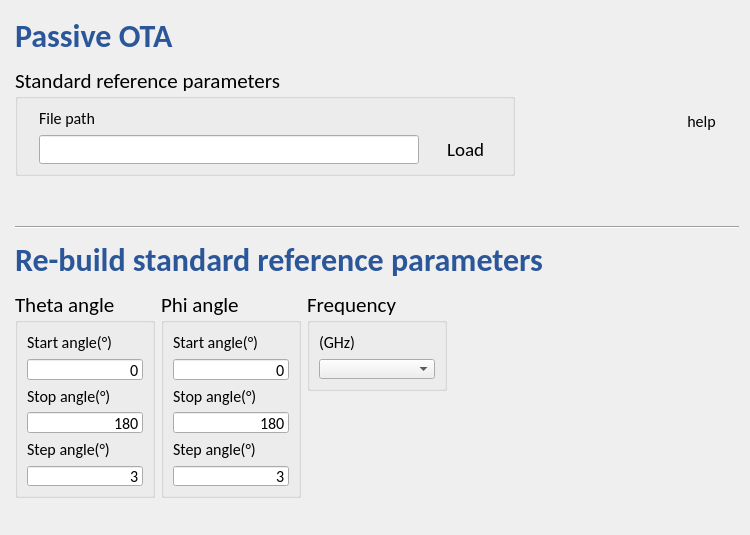
         <widget class="QWidget" name="page_setting">
          <layout class="QGridLayout" name="gridLayout_20">
           <property name="leftMargin">
            <number>15</number>
           </property>
           <item row="2" column="0">
            <layout class="QGridLayout" name="gridLayout_18">
             <item row="1" column="1" rowspan="2">
              <widget class="QGroupBox" name="groupBox_9">
               <property name="minimumSize">
                <size>
                 <width>140</width>
                 <height>207</height>
                </size>
               </property>
               <property name="maximumSize">
                <size>
                 <width>130</width>
                 <height>207</height>
                </size>
               </property>
               <property name="font">
                <font>
                 <family>Calibri</family>
                 <pointsize>16</pointsize>
                </font>
               </property>
               <property name="styleSheet">
                <string notr="true"/>
               </property>
               <property name="title">
                <string>Phi angle</string>
               </property>
               <layout class="QGridLayout" name="gridLayout_15">
                <item row="0" column="0">
                 <widget class="QLabel" name="label_21">
                  <property name="font">
                   <font>
                    <family>Calibri</family>
                    <pointsize>12</pointsize>
                    <weight>50</weight>
                    <italic>false</italic>
                    <bold>false</bold>
                   </font>
                  </property>
                  <property name="styleSheet">
                   <string/>
                  </property>
                  <property name="text">
                   <string>Start angle(°)</string>
                  </property>
                 </widget>
                </item>
                <item row="4" column="0">
                 <widget class="QLabel" name="label_22">
                  <property name="font">
                   <font>
                    <family>Calibri</family>
                    <pointsize>12</pointsize>
                    <weight>50</weight>
                    <italic>false</italic>
                    <bold>false</bold>
                   </font>
                  </property>
                  <property name="styleSheet">
                   <string/>
                  </property>
                  <property name="text">
                   <string>Step angle(°)</string>
                  </property>
                 </widget>
                </item>
                <item row="5" column="0">
                 <widget class="QLineEdit" name="lineEdit_step_P2">
                  <property name="font">
                   <font>
                    <family>Calibri</family>
                    <pointsize>12</pointsize>
                    <weight>50</weight>
                    <italic>false</italic>
                    <bold>false</bold>
                   </font>
                  </property>
                  <property name="styleSheet">
                   <string/>
                  </property>
                  <property name="text">
                   <string>3</string>
                  </property>
                  <property name="alignment">
                   <set>Qt::AlignRight|Qt::AlignTrailing|Qt::AlignVCenter</set>
                  </property>
                 </widget>
                </item>
                <item row="3" column="0">
                 <widget class="QLineEdit" name="lineEdit_stop_P2">
                  <property name="font">
                   <font>
                    <family>Calibri</family>
                    <pointsize>12</pointsize>
                    <weight>50</weight>
                    <italic>false</italic>
                    <bold>false</bold>
                   </font>
                  </property>
                  <property name="styleSheet">
                   <string/>
                  </property>
                  <property name="text">
                   <string>180</string>
                  </property>
                  <property name="alignment">
                   <set>Qt::AlignRight|Qt::AlignTrailing|Qt::AlignVCenter</set>
                  </property>
                 </widget>
                </item>
                <item row="1" column="0">
                 <widget class="QLineEdit" name="lineEdit_start_P2">
                  <property name="font">
                   <font>
                    <family>Calibri</family>
                    <pointsize>12</pointsize>
                    <weight>50</weight>
                    <italic>false</italic>
                    <bold>false</bold>
                   </font>
                  </property>
                  <property name="styleSheet">
                   <string/>
                  </property>
                  <property name="text">
                   <string>0</string>
                  </property>
                  <property name="alignment">
                   <set>Qt::AlignRight|Qt::AlignTrailing|Qt::AlignVCenter</set>
                  </property>
                 </widget>
                </item>
                <item row="2" column="0">
                 <widget class="QLabel" name="label_23">
                  <property name="font">
                   <font>
                    <family>Calibri</family>
                    <pointsize>12</pointsize>
                    <weight>50</weight>
                    <italic>false</italic>
                    <bold>false</bold>
                   </font>
                  </property>
                  <property name="styleSheet">
                   <string/>
                  </property>
                  <property name="text">
                   <string>Stop angle(°)</string>
                  </property>
                 </widget>
                </item>
               </layout>
              </widget>
             </item>
             <item row="0" column="0" colspan="4">
              <widget class="QLabel" name="label_passive_3">
               <property name="minimumSize">
                <size>
                 <width>0</width>
                 <height>50</height>
                </size>
               </property>
               <property name="maximumSize">
                <size>
                 <width>16777215</width>
                 <height>50</height>
                </size>
               </property>
               <property name="font">
                <font>
                 <family>Calibri</family>
                 <pointsize>24</pointsize>
                 <weight>75</weight>
                 <italic>false</italic>
                 <bold>true</bold>
                </font>
               </property>
               <property name="styleSheet">
                <string notr="true">color: rgb(43, 87, 154);</string>
               </property>
               <property name="text">
                <string>Re-build standard reference parameters</string>
               </property>
              </widget>
             </item>
             <item row="1" column="0" rowspan="2">
              <widget class="QGroupBox" name="groupBox_10">
               <property name="minimumSize">
                <size>
                 <width>140</width>
                 <height>207</height>
                </size>
               </property>
               <property name="maximumSize">
                <size>
                 <width>130</width>
                 <height>207</height>
                </size>
               </property>
               <property name="font">
                <font>
                 <family>Calibri</family>
                 <pointsize>16</pointsize>
                </font>
               </property>
               <property name="styleSheet">
                <string notr="true"/>
               </property>
               <property name="title">
                <string>Theta angle</string>
               </property>
               <layout class="QGridLayout" name="gridLayout_16">
                <item row="1" column="0">
                 <widget class="QLineEdit" name="lineEdit_start_T2">
                  <property name="font">
                   <font>
                    <family>Calibri</family>
                    <pointsize>12</pointsize>
                    <weight>50</weight>
                    <italic>false</italic>
                    <bold>false</bold>
                   </font>
                  </property>
                  <property name="styleSheet">
                   <string/>
                  </property>
                  <property name="text">
                   <string>0</string>
                  </property>
                  <property name="alignment">
                   <set>Qt::AlignRight|Qt::AlignTrailing|Qt::AlignVCenter</set>
                  </property>
                 </widget>
                </item>
                <item row="0" column="0">
                 <widget class="QLabel" name="label_24">
                  <property name="font">
                   <font>
                    <family>Calibri</family>
                    <pointsize>12</pointsize>
                    <weight>50</weight>
                    <italic>false</italic>
                    <bold>false</bold>
                   </font>
                  </property>
                  <property name="styleSheet">
                   <string notr="true"/>
                  </property>
                  <property name="text">
                   <string>Start angle(°)</string>
                  </property>
                 </widget>
                </item>
                <item row="2" column="0">
                 <widget class="QLabel" name="label_25">
                  <property name="font">
                   <font>
                    <family>Calibri</family>
                    <pointsize>12</pointsize>
                    <weight>50</weight>
                    <italic>false</italic>
                    <bold>false</bold>
                   </font>
                  </property>
                  <property name="styleSheet">
                   <string/>
                  </property>
                  <property name="text">
                   <string>Stop angle(°)</string>
                  </property>
                 </widget>
                </item>
                <item row="3" column="0">
                 <widget class="QLineEdit" name="lineEdit_stop_T2">
                  <property name="font">
                   <font>
                    <family>Calibri</family>
                    <pointsize>12</pointsize>
                    <weight>50</weight>
                    <italic>false</italic>
                    <bold>false</bold>
                   </font>
                  </property>
                  <property name="styleSheet">
                   <string/>
                  </property>
                  <property name="text">
                   <string>180</string>
                  </property>
                  <property name="alignment">
                   <set>Qt::AlignRight|Qt::AlignTrailing|Qt::AlignVCenter</set>
                  </property>
                 </widget>
                </item>
                <item row="4" column="0">
                 <widget class="QLabel" name="label_26">
                  <property name="font">
                   <font>
                    <family>Calibri</family>
                    <pointsize>12</pointsize>
                    <weight>50</weight>
                    <italic>false</italic>
                    <bold>false</bold>
                   </font>
                  </property>
                  <property name="styleSheet">
                   <string/>
                  </property>
                  <property name="text">
                   <string>Step angle(°)</string>
                  </property>
                 </widget>
                </item>
                <item row="5" column="0">
                 <widget class="QLineEdit" name="lineEdit_step_T2">
                  <property name="font">
                   <font>
                    <family>Calibri</family>
                    <pointsize>12</pointsize>
                    <weight>50</weight>
                    <italic>false</italic>
                    <bold>false</bold>
                   </font>
                  </property>
                  <property name="styleSheet">
                   <string/>
                  </property>
                  <property name="text">
                   <string>3</string>
                  </property>
                  <property name="alignment">
                   <set>Qt::AlignRight|Qt::AlignTrailing|Qt::AlignVCenter</set>
                  </property>
                 </widget>
                </item>
               </layout>
              </widget>
             </item>
             <item row="1" column="3" rowspan="4">
              <widget class="QLabel" name="label_30">
               <property name="text">
                <string/>
               </property>
              </widget>
             </item>
             <item row="2" column="2" rowspan="3">
              <widget class="QLabel" name="label_31">
               <property name="text">
                <string/>
               </property>
              </widget>
             </item>
             <item row="1" column="2">
              <widget class="QGroupBox" name="groupBox_8">
               <property name="minimumSize">
                <size>
                 <width>140</width>
                 <height>100</height>
                </size>
               </property>
               <property name="maximumSize">
                <size>
                 <width>130</width>
                 <height>100</height>
                </size>
               </property>
               <property name="font">
                <font>
                 <family>Calibri</family>
                 <pointsize>16</pointsize>
                </font>
               </property>
               <property name="styleSheet">
                <string notr="true"/>
               </property>
               <property name="title">
                <string>Frequency</string>
               </property>
               <layout class="QGridLayout" name="gridLayout_14">
                <item row="1" column="0">
                 <widget class="QComboBox" name="comboBox_F_2">
                  <property name="minimumSize">
                   <size>
                    <width>0</width>
                    <height>20</height>
                   </size>
                  </property>
                  <property name="maximumSize">
                   <size>
                    <width>16777215</width>
                    <height>16777215</height>
                   </size>
                  </property>
                  <property name="font">
                   <font>
                    <family>Calibri</family>
                    <pointsize>12</pointsize>
                    <weight>50</weight>
                    <italic>false</italic>
                    <bold>false</bold>
                   </font>
                  </property>
                  <property name="styleSheet">
                   <string notr="true"/>
                  </property>
                 </widget>
                </item>
                <item row="0" column="0">
                 <widget class="QLabel" name="label_20">
                  <property name="font">
                   <font>
                    <family>Calibri</family>
                    <pointsize>12</pointsize>
                    <weight>50</weight>
                    <italic>false</italic>
                    <bold>false</bold>
                   </font>
                  </property>
                  <property name="styleSheet">
                   <string/>
                  </property>
                  <property name="text">
                   <string>(GHz)</string>
                  </property>
                 </widget>
                </item>
               </layout>
              </widget>
             </item>
             <item row="3" column="1">
              <widget class="QLabel" name="label_32">
               <property name="minimumSize">
                <size>
                 <width>110</width>
                 <height>0</height>
                </size>
               </property>
               <property name="text">
                <string/>
               </property>
              </widget>
             </item>
             <item row="3" column="0">
              <widget class="QLabel" name="label_33">
               <property name="minimumSize">
                <size>
                 <width>110</width>
                 <height>0</height>
                </size>
               </property>
               <property name="text">
                <string/>
               </property>
              </widget>
             </item>
            </layout>
           </item>
           <item row="0" column="0">
            <layout class="QGridLayout" name="gridLayout_19">
             <item row="0" column="0">
              <widget class="QLabel" name="label_passive_2">
               <property name="minimumSize">
                <size>
                 <width>0</width>
                 <height>50</height>
                </size>
               </property>
               <property name="maximumSize">
                <size>
                 <width>16777215</width>
                 <height>50</height>
                </size>
               </property>
               <property name="font">
                <font>
                 <family>Calibri</family>
                 <pointsize>24</pointsize>
                 <weight>75</weight>
                 <italic>false</italic>
                 <bold>true</bold>
                </font>
               </property>
               <property name="styleSheet">
                <string notr="true">color: rgb(43, 87, 154);</string>
               </property>
               <property name="text">
                <string>Passive OTA</string>
               </property>
              </widget>
             </item>
             <item row="1" column="0">
              <widget class="QGroupBox" name="groupBox_11">
               <property name="minimumSize">
                <size>
                 <width>500</width>
                 <height>0</height>
                </size>
               </property>
               <property name="maximumSize">
                <size>
                 <width>500</width>
                 <height>16777215</height>
                </size>
               </property>
               <property name="font">
                <font>
                 <family>Calibri</family>
                 <pointsize>16</pointsize>
                </font>
               </property>
               <property name="title">
                <string>Standard reference parameters</string>
               </property>
               <layout class="QGridLayout" name="gridLayout_17">
                <item row="0" column="0">
                 <widget class="QLabel" name="label_11">
                  <property name="font">
                   <font>
                    <family>Calibri</family>
                    <pointsize>12</pointsize>
                   </font>
                  </property>
                  <property name="text">
                   <string>File path</string>
                  </property>
                 </widget>
                </item>
                <item row="1" column="0">
                 <widget class="QLineEdit" name="lineEdit_file_2">
                  <property name="minimumSize">
                   <size>
                    <width>380</width>
                    <height>25</height>
                   </size>
                  </property>
                  <property name="maximumSize">
                   <size>
                    <width>380</width>
                    <height>16777215</height>
                   </size>
                  </property>
                  <property name="font">
                   <font>
                    <family>Calibri</family>
                    <pointsize>12</pointsize>
                   </font>
                  </property>
                  <property name="styleSheet">
                   <string notr="true"/>
                  </property>
                 </widget>
                </item>
                <item row="1" column="1">
                 <widget class="QToolButton" name="toolButton_file">
                  <property name="font">
                   <font>
                    <family>Calibri</family>
                    <pointsize>14</pointsize>
                   </font>
                  </property>
                  <property name="styleSheet">
                   <string notr="true">border:none;</string>
                  </property>
                  <property name="text">
                   <string> Load</string>
                  </property>
                  <property name="icon">
                   <iconset>
                    <normaloff>../../../1237946.png</normaloff>../../../1237946.png</iconset>
                  </property>
                  <property name="iconSize">
                   <size>
                    <width>32</width>
                    <height>32</height>
                   </size>
                  </property>
                  <property name="toolButtonStyle">
                   <enum>Qt::ToolButtonTextBesideIcon</enum>
                  </property>
                 </widget>
                </item>
               </layout>
              </widget>
             </item>
             <item row="1" column="1">
              <widget class="QLabel" name="label_34">
               <property name="minimumSize">
                <size>
                 <width>0</width>
                 <height>0</height>
                </size>
               </property>
               <property name="text">
                <string/>
               </property>
              </widget>
             </item>
             <item row="1" column="2">
              <widget class="QToolButton" name="toolButton_help_2">
               <property name="minimumSize">
                <size>
                 <width>75</width>
                 <height>75</height>
                </size>
               </property>
               <property name="maximumSize">
                <size>
                 <width>75</width>
                 <height>75</height>
                </size>
               </property>
               <property name="font">
                <font>
                 <family>Calibri</family>
                 <pointsize>12</pointsize>
                </font>
               </property>
               <property name="styleSheet">
                <string notr="true">border: none;
border-radius: 5px;</string>
               </property>
               <property name="text">
                <string>help</string>
               </property>
               <property name="icon">
                <iconset>
                 <normaloff>../../../question.png</normaloff>../../../question.png</iconset>
               </property>
               <property name="iconSize">
                <size>
                 <width>50</width>
                 <height>50</height>
                </size>
               </property>
               <property name="toolButtonStyle">
                <enum>Qt::ToolButtonTextUnderIcon</enum>
               </property>
              </widget>
             </item>
             <item row="2" column="0" colspan="3">
              <widget class="QLabel" name="label_27">
               <property name="sizePolicy">
                <sizepolicy hsizetype="MinimumExpanding" vsizetype="Preferred">
                 <horstretch>0</horstretch>
                 <verstretch>0</verstretch>
                </sizepolicy>
               </property>
               <property name="minimumSize">
                <size>
                 <width>724</width>
                 <height>38</height>
                </size>
               </property>
               <property name="text">
                <string/>
               </property>
              </widget>
             </item>
            </layout>
           </item>
           <item row="1" column="0">
            <widget class="Line" name="line_4">
             <property name="orientation">
              <enum>Qt::Horizontal</enum>
             </property>
            </widget>
           </item>
          </layout>
         </widget>
